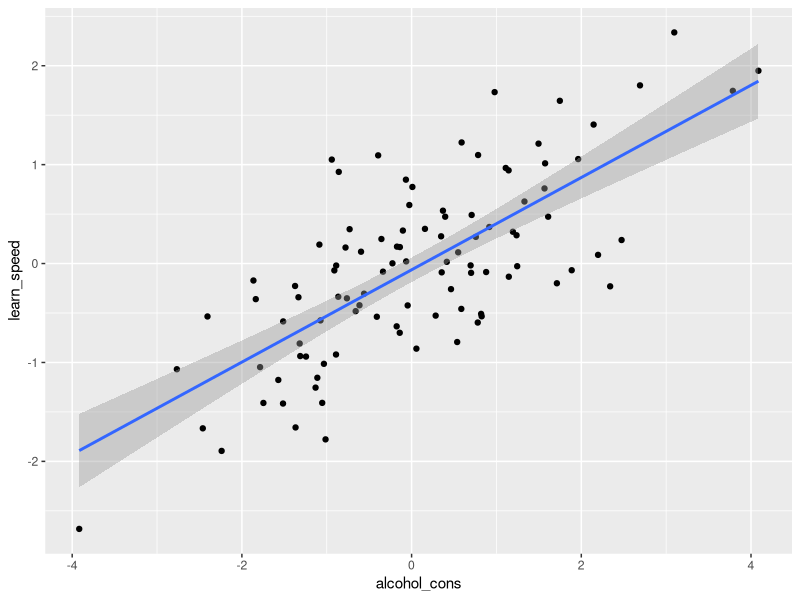
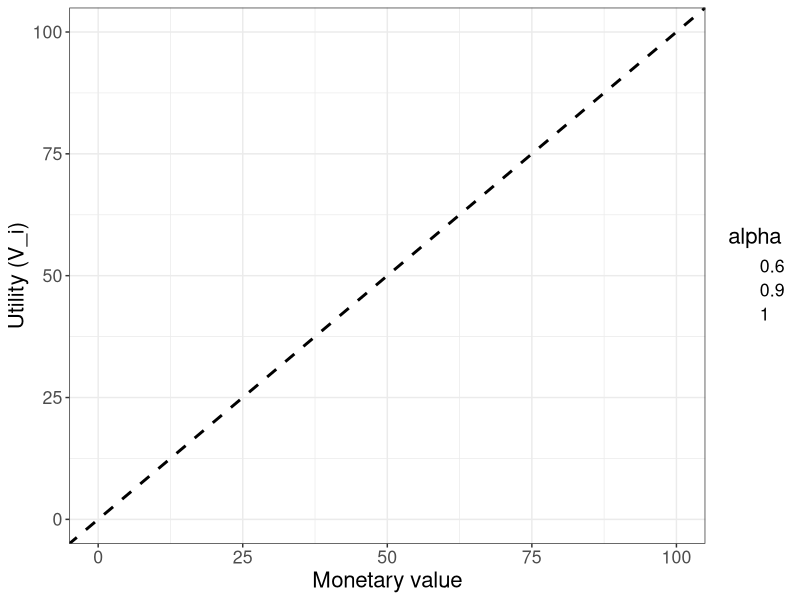
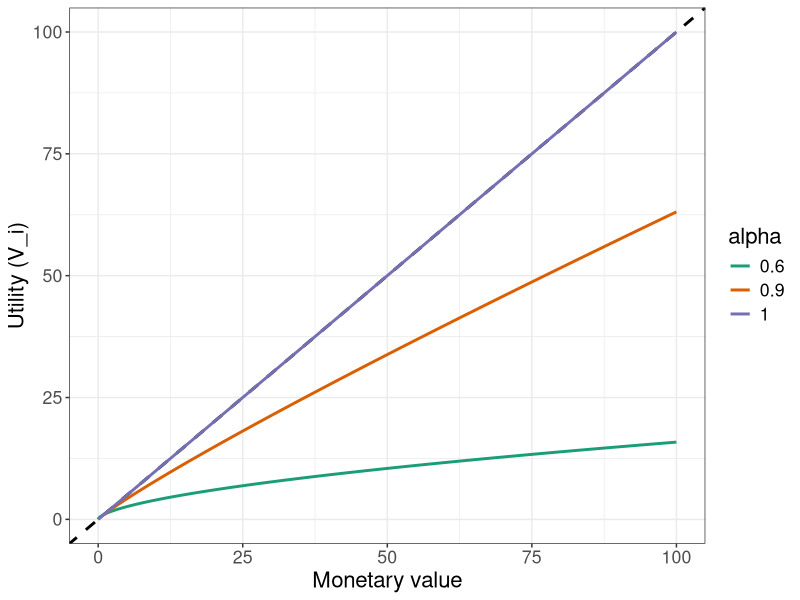
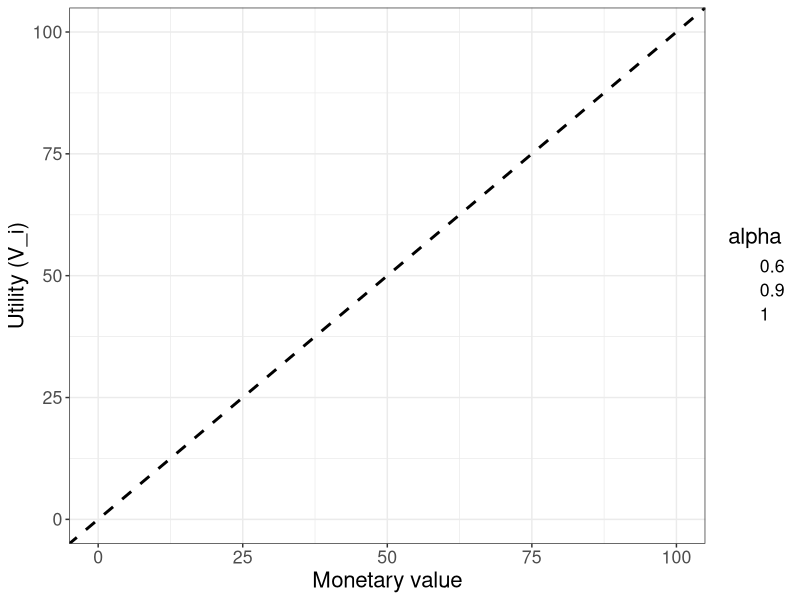
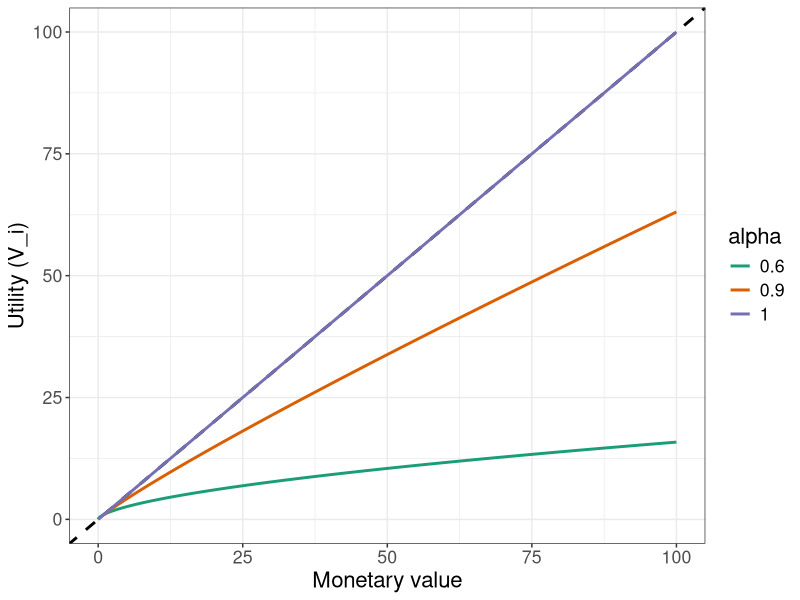

Reproduce these figures in R, in order.
## ---- chunk 1
library(knitr)

# Set chunk options:
opts_chunk$set(# cache = TRUE, autodep = TRUE, cache.comments = FALSE,
               echo = TRUE, include = TRUE,
               message = FALSE, warning = FALSE, # no messages or warnings.
               collapse = TRUE,
               results = 'hold', # pushes results to end of chunk.
               fig.width = 8, fig.height = 3,
               fig.pos = 'bt',
               dpi = 120
)
## ---- chunk 2
library(dplyr)  # basic package for changing data structures.

library(ggplot2)  # important package for plotting.

thlg <- theme(axis.title = element_text(size = 16),
              axis.text = element_text(size = 14),
              legend.title = element_text(size = 14),
              legend.text = element_text(size = 12))
## ---- chunk 3
# Load data:
dat <- read.table("_data/learn_alc.csv", sep = " ", header = TRUE,
                  stringsAsFactors = FALSE)
head(dat)
## ---- chunk 4
fit <- lm(learn_speed ~ alcohol_cons, data = dat)
summary(fit)
## ---- chunk 5
dat %>%
  ggplot(aes(x = alcohol_cons, y = learn_speed)) +
  geom_point() +
  geom_smooth(method = "lm")
## ---- chunk 6
money_val <- seq(0, 100, by = 0.1)
alpvec <- c(0.6, 0.9, 1)

datalist <- lapply(alpvec, FUN = function(alp){
  data.frame(mon = money_val, ut = money_val^alp, alp = alp)})


# EV:
plt_ut <- do.call(rbind, datalist) %>%
  ggplot(aes(x = mon, y = ut, color = factor(alp))) +
  geom_abline(aes(color = "Expected value"), slope = 1, linewidth = 1, linetype = "dashed") +
  geom_line(linewidth = NA) +
  labs(x = "Monetary value", y = "Utility (V_i)", color = "alpha") +
  theme_bw() +
  theme(text = element_text(size = 16))

plt_ut

ggsave("_figures/utility_EV.png", unit = "cm", width = 20, height = 14)

plt_ut +
  geom_line(linewidth = 1) +
  scale_color_brewer(palette = "Dark2")

ggsave("_figures/utility_ut.png", unit = "cm", width = 20, height = 14)
